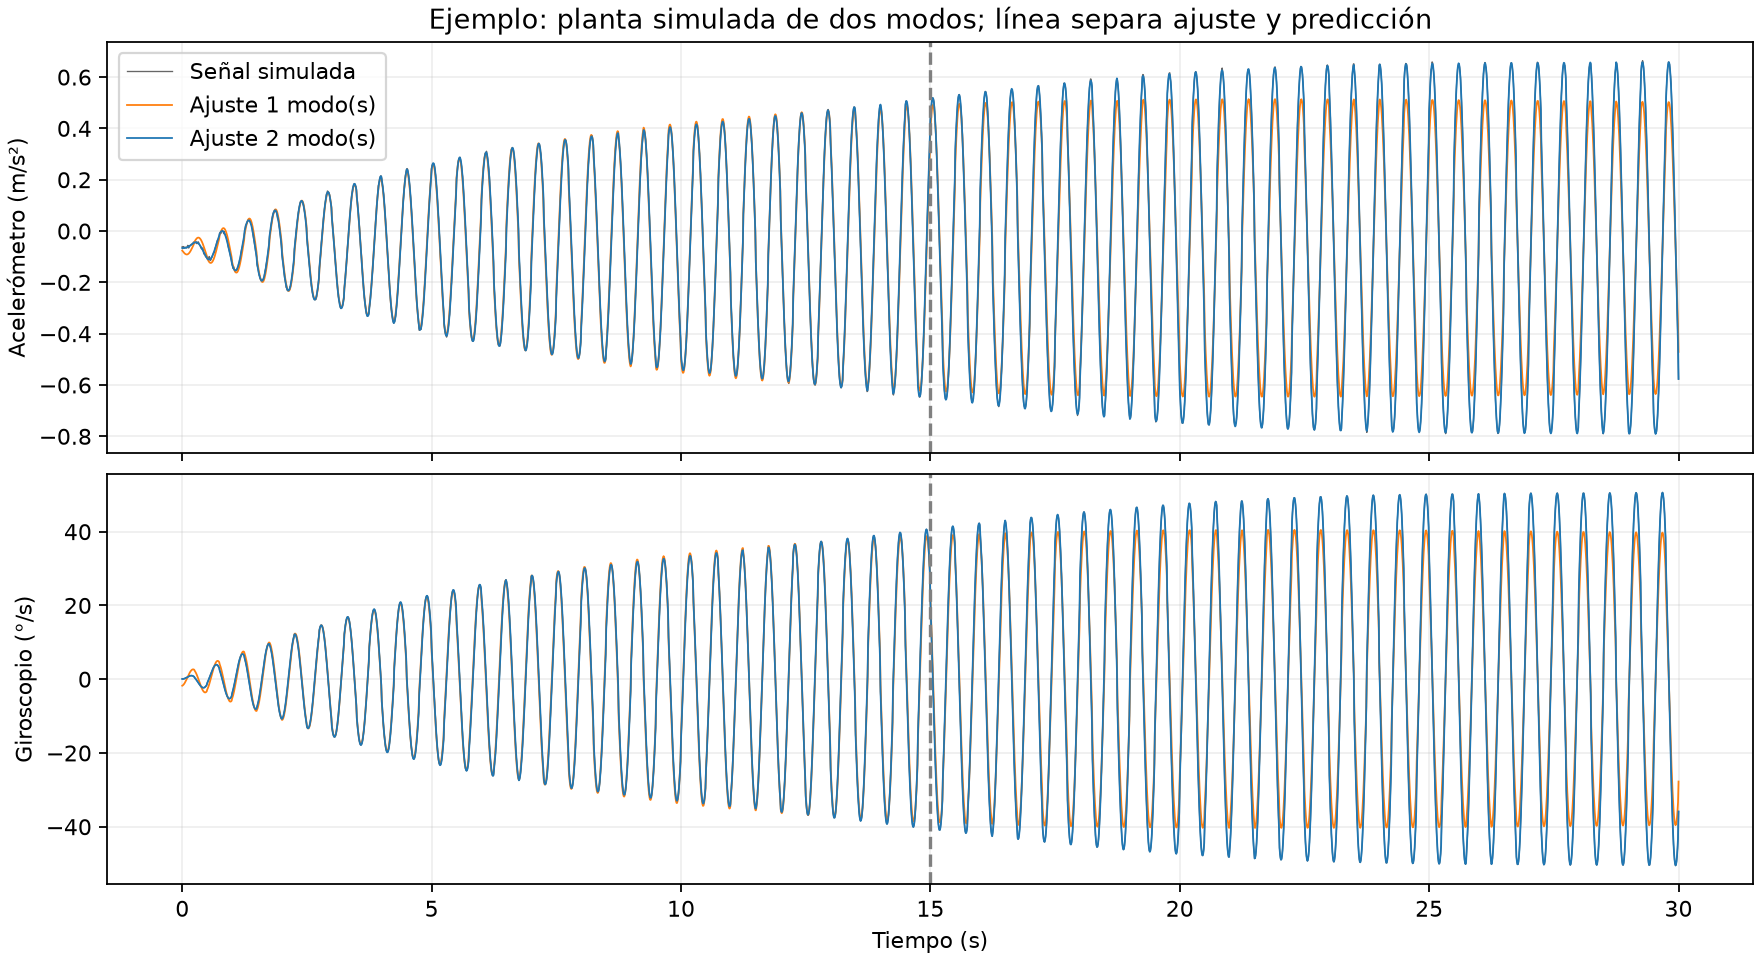

Write Python code to recreate this figure.
import csv
import json
from pathlib import Path

import matplotlib
matplotlib.use("Agg")
import matplotlib.pyplot as plt
import numpy as np
from scipy.optimize import least_squares
from scipy.signal import lfilter


ROOT = Path(__file__).resolve().parent
FS_IMU = 104
FS_HOST = 100
DURATION = 30
SPLIT = 15
F_EXCITATION = 1.9
AMPLITUDE = 0.001
FILTER_HZ = 20
G = 9.80665
ACC_NOISE = 70e-6 * G * np.sqrt(FS_IMU / 2)
GYRO_NOISE = np.deg2rad(0.0038 * np.sqrt(FS_IMU / 2))
ACC_QUANTUM = 0.000061 * G
GYRO_QUANTUM = np.deg2rad(0.00875)
FILTER_ALPHA = 1 - np.exp(-2 * np.pi * FILTER_HZ / FS_IMU)
TS = np.arange(DURATION * FS_IMU + 1) / FS_IMU
TH = np.arange(DURATION * FS_HOST + 1) / FS_HOST
HOST_INDEX = np.floor(TH * FS_IMU + 1e-9).astype(int)
TRAIN = TH < SPLIT
TEST = TH >= SPLIT
W = 2 * np.pi * F_EXCITATION
REPETITIONS = 12


def lowpass(x):
    return lfilter([FILTER_ALPHA], [1, -(1 - FILTER_ALPHA)], x,
                   zi=[(1 - FILTER_ALPHA) * x[0]])[0]


def basis(frequency, decay):
    wd = 2 * np.pi * frequency
    c, s = np.cos(wd * TS), np.sin(wd * TS)
    envelope = np.exp(-decay * TS)
    initial_cos = envelope * c
    initial_sin = envelope * s
    velocity_cos = envelope * (-decay * c - wd * s)
    velocity_sin = envelope * (-decay * s + wd * c)

    wave = np.exp(1j * W * TS)
    common = (decay + 1j * W) / wd
    homogeneous = envelope * (c + common * s)
    homogeneous_dot = envelope * (
        1j * W * c - (wd + decay * common) * s
    )
    denominator = wd**2 + decay**2 - W**2 + 2j * decay * W
    forced = AMPLITUDE * np.imag((wave - homogeneous) / denominator)
    forced_velocity = AMPLITUDE * np.imag(
        (1j * W * wave - homogeneous_dot) / denominator
    )
    return np.array([forced, initial_cos, initial_sin]), np.array(
        [forced_velocity, velocity_cos, velocity_sin]
    )


def signals(params, coefficients):
    theta = np.zeros_like(TS)
    omega = np.zeros_like(TS)
    for (frequency, decay), coef in zip(np.asarray(params).reshape(-1, 2),
                                         np.asarray(coefficients).reshape(-1, 3)):
        angle_basis, gyro_basis = basis(frequency, decay)
        theta += coef @ angle_basis
        omega += coef @ gyro_basis
    return theta, omega


def simulate(params, coefficients, rng, lever_m=0):
    theta, omega = signals(params, coefficients)
    # Tangential sensor acceleration for a specified illustrative lever arm.
    acceleration = np.gradient(omega, 1 / FS_IMU, edge_order=2)
    true_acc = lowpass(G * np.sin(theta) + lever_m * acceleration)
    true_gyro = lowpass(omega)
    bias_acc = rng.normal(0, 0.005 * G)
    bias_gyro = rng.normal(0, np.deg2rad(0.05))
    acc = lowpass(
        G * np.sin(theta) + lever_m * acceleration
        + bias_acc + rng.normal(0, ACC_NOISE, len(TS))
    )
    gyro = lowpass(omega + bias_gyro + rng.normal(0, GYRO_NOISE, len(TS)))
    if np.max(np.abs(acc)) >= 2 * G or np.max(np.abs(gyro)) >= np.deg2rad(250):
        raise RuntimeError("Saturación del sensor")
    acc = np.round(acc / ACC_QUANTUM) * ACC_QUANTUM
    gyro = np.round(gyro / GYRO_QUANTUM) * GYRO_QUANTUM
    return (
        acc[HOST_INDEX], gyro[HOST_INDEX],
        true_acc[HOST_INDEX], true_gyro[HOST_INDEX],
        bias_acc, bias_gyro, float(np.max(np.abs(theta))),
    )


def design(params):
    a_columns = []
    g_columns = []
    for frequency, decay in np.asarray(params).reshape(-1, 2):
        a_basis, g_basis = basis(frequency, decay)
        for angle, velocity in zip(a_basis, g_basis):
            a_columns.append(lowpass(G * angle)[HOST_INDEX])
            g_columns.append(lowpass(velocity)[HOST_INDEX])
    a = np.column_stack(a_columns)
    g = np.column_stack(g_columns)
    # Separate constant offsets for the two physical sensors.
    return (
        np.column_stack([a, np.ones(len(TH)), np.zeros(len(TH))]),
        np.column_stack([g, np.zeros(len(TH)), np.ones(len(TH))]),
    )


def fit(acc, gyro, n_modes):
    def evaluate(params):
        a, g = design(params)
        matrix = np.vstack((a[TRAIN] / ACC_NOISE, g[TRAIN] / GYRO_NOISE))
        target = np.concatenate((acc[TRAIN] / ACC_NOISE, gyro[TRAIN] / GYRO_NOISE))
        coefficients, _, rank, _ = np.linalg.lstsq(matrix, target, rcond=None)
        if rank != matrix.shape[1]:
            raise RuntimeError("La matriz de estimación es singular")
        return matrix @ coefficients - target, coefficients, a, g

    starts = ([[1.9, 0.065], [1.8, 0.08], [2.05, 0.1]] if n_modes == 1
              else [[1.9, 0.065, 1.8, 0.08],
                    [1.9, 0.065, 2.05, 0.08],
                    [1.85, 0.05, 1.98, 0.12]])
    bounds = ([1.5, 0.005] * n_modes, [2.3, 0.3] * n_modes)
    best = None
    for start in starts:
        result = least_squares(
            lambda x: evaluate(x)[0], start, bounds=bounds,
            max_nfev=160, ftol=1e-8, xtol=1e-8, gtol=1e-8,
        )
        if result.success:
            cost = float(np.dot(result.fun, result.fun))
            if best is None or cost < best[0]:
                best = (cost, result.x)
    if best is None:
        raise RuntimeError(f"No convergió el ajuste de {n_modes} modos")
    _, coefficients, a, g = evaluate(best[1])
    return best[1], coefficients, a @ coefficients, g @ coefficients


def score(pred, truth):
    residual = pred[TEST] - truth[TEST]
    centered_truth = truth[TEST] - np.mean(truth[TEST])
    denominator = np.sqrt(np.mean(centered_truth**2))
    if denominator <= 0:
        raise ValueError("Señal de referencia constante")
    return float(100 * np.sqrt(np.mean(residual**2)) / denominator)


def main():
    # Exact noiseless sampled model with independent sensor offsets.
    params = [1.9, 0.064, 1.83, 0.08]
    truth = design(params)
    coefficients = np.array([153.846, 0, 0, 53.846, 0, 0, 0.02, 0.0005])
    acc, gyro = truth[0] @ coefficients, truth[1] @ coefficients
    fitted = fit(acc, gyro, 2)
    if score(fitted[2], acc - coefficients[-2]) > 0.1:
        # Compare after removing the fitted offset; the truth excludes its bias.
        if score(fitted[2] - fitted[1][-2], acc - coefficients[-2]) > 0.1:
            raise RuntimeError("El ajuste de dos modos no recupera señal ideal")

    rng = np.random.default_rng(20261125)
    scenarios = [
        ("un_modo", 1, 0.0),
        ("dos_modos", 2, 0.0),
        ("dos_modos_aceleracion_tangencial", 2, 0.03),
    ]
    rows = []
    example = {}
    for name, mode_count, lever in scenarios:
        for rep in range(REPETITIONS):
            f1 = rng.uniform(1.885, 1.915)
            d1 = rng.uniform(0.055, 0.075)
            params = [f1, d1]
            coef = [153.846, 0, 0]
            if mode_count == 2:
                f2 = rng.uniform(1.81, 1.85)
                d2 = rng.uniform(0.05, 0.10)
                params += [f2, d2]
                coef += [53.846, 0, 0]
            acc, gyro, clean_acc, clean_gyro, ba, bg, max_angle = simulate(
                params, coef, rng, lever,
            )
            for candidate in (1, 2):
                p, c, pred_acc, pred_gyro = fit(acc, gyro, candidate)
                # Bias is estimated, not supplied to the model.
                acc_score = score(pred_acc - ba, clean_acc)
                gyro_score = score(pred_gyro - bg, clean_gyro)
                rows.append({
                    "scenario": name,
                    "trial": rep,
                    "model_modes": candidate,
                    "acc_normalized_rmse_percent": acc_score,
                    "gyro_normalized_rmse_percent": gyro_score,
                    "estimated_poles": p.tolist(),
                    "true_poles": params,
                    "maximum_angle_deg": float(np.rad2deg(max_angle)),
                    "at_pole_bounds": int(np.any(np.isclose(
                        p, [1.5, 0.005] * candidate, atol=1e-4))
                        or np.any(np.isclose(p, [2.3, 0.3] * candidate, atol=1e-4))),
                })
                if rep == 0 and name == "dos_modos":
                    example[candidate] = (pred_acc.copy(), pred_gyro.copy())
            if rep == 0 and name == "dos_modos":
                example["truth"] = (acc.copy(), gyro.copy())
            print(f"{name}: {rep+1}/{REPETITIONS}", flush=True)

    summary = {}
    for name, _, _ in scenarios:
        summary[name] = {}
        for candidate in (1, 2):
            subset = [r for r in rows if r["scenario"] == name
                      and r["model_modes"] == candidate]
            summary[name][str(candidate)] = {
                "median_acc_normalized_rmse_percent": float(np.median(
                    [r["acc_normalized_rmse_percent"] for r in subset])),
                "median_gyro_normalized_rmse_percent": float(np.median(
                    [r["gyro_normalized_rmse_percent"] for r in subset])),
                "max_acc_normalized_rmse_percent": float(np.max(
                    [r["acc_normalized_rmse_percent"] for r in subset])),
                "pole_bound_count": sum(r["at_pole_bounds"] for r in subset),
            }
    result = {
        "design": {
            "excitation_hz": F_EXCITATION,
            "excitation_amplitude_arbitrary_units": AMPLITUDE,
            "duration_s": DURATION,
            "training_s": [0, SPLIT],
            "validation_s": [SPLIT, DURATION],
            "sampling_sensor_hz": FS_IMU,
            "sampling_host_hz": FS_HOST,
            "assumed_lowpass_hz": FILTER_HZ,
            "repetitions_per_scenario": REPETITIONS,
            "second_mode_frequency_range_hz": [1.81, 1.85],
            "second_mode_input_gain_fraction": 0.35,
            "state_model": (
                "Independent oscillators driven by the same sinusoidal actuator; "
                "angle and angular velocity are sums of the mode outputs."
            ),
            "noise_and_offsets": (
                "Gaussian sensor noise, constant independent biases, idealized "
                "low-pass and quantization; angular output via g*sin(theta)."
            ),
            "tangential_lever_arm_m": 0.03,
            "fit": (
                "Joint linearized accelerometer and gyro model, fitted offsets, "
                "per-mode free initial conditions and input gains; fixed input "
                "frequency and modeled filter; no information on rho or mu."
            ),
            "test_metric": (
                "RMS test-window difference from noiseless physical signal, "
                "including bias-estimation error, divided by centered true "
                "test-window signal RMS; truth is available only in simulation."
            ),
        },
        "summary": summary,
        "trials": rows,
        "limitations": [
            "Synthetic experiment; mode coupling, gains, lever arm and noise are assumptions.",
            "Two-mode generator shares its modal structure with the two-mode inverse model.",
            "The 3 cm lever arm is illustrative; sensor location and rigid body kinematics are not validated.",
            "The second mode is not inferred to be a physical liquid mode.",
            "One fixed frequency and finite transient can yield weak or correlated parameter estimates.",
            "The comparison does not estimate density or viscosity or establish real device precision.",
        ],
    }
    (ROOT / "espacio_estados_uno_dos_resultados.json").write_text(json.dumps(result, indent=2))
    with (ROOT / "espacio_estados_uno_dos_resultados.csv").open("w", newline="") as stream:
        writer = csv.DictWriter(stream, fieldnames=rows[0].keys())
        writer.writeheader()
        writer.writerows(rows)

    fig, axes = plt.subplots(2, 1, figsize=(11, 6), sharex=True, constrained_layout=True)
    for index, (ax, ylabel, factor) in enumerate((
        (axes[0], "Acelerómetro (m/s²)", 1),
        (axes[1], "Giroscopio (°/s)", 180 / np.pi),
    )):
        ax.plot(TH, example["truth"][index] * factor, color="black", linewidth=0.6,
                alpha=0.6, label="Señal simulada")
        for candidate, color in ((1, "tab:orange"), (2, "tab:blue")):
            ax.plot(TH, example[candidate][index] * factor, color=color,
                    linewidth=0.8, label=f"Ajuste {candidate} modo(s)")
        ax.axvline(SPLIT, linestyle="--", color="gray")
        ax.set_ylabel(ylabel)
        ax.grid(alpha=0.2)
    axes[0].set_title("Ejemplo: planta simulada de dos modos; línea separa ajuste y predicción")
    axes[1].set_xlabel("Tiempo (s)")
    axes[0].legend()
    fig.savefig(ROOT / "espacio_estados_uno_dos.png", dpi=160)
    print(json.dumps(result["summary"], indent=2))


if __name__ == "__main__":
    main()
